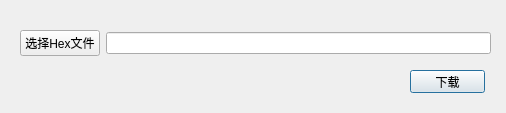
<?xml version="1.0" encoding="UTF-8"?>
<ui version="4.0">
 <class>DownLoadUi</class>
 <widget class="QDialog" name="DownLoadUi">
  <property name="geometry">
   <rect>
    <x>0</x>
    <y>0</y>
    <width>506</width>
    <height>113</height>
   </rect>
  </property>
  <property name="windowTitle">
   <string>Dialog</string>
  </property>
  <widget class="QPushButton" name="downLoadPushButton">
   <property name="geometry">
    <rect>
     <x>410</x>
     <y>70</y>
     <width>75</width>
     <height>23</height>
    </rect>
   </property>
   <property name="text">
    <string>下载</string>
   </property>
  </widget>
  <widget class="QWidget" name="">
   <property name="geometry">
    <rect>
     <x>20</x>
     <y>30</y>
     <width>471</width>
     <height>27</height>
    </rect>
   </property>
   <layout class="QHBoxLayout" name="horizontalLayout">
    <item>
     <widget class="QPushButton" name="chooseHexPushButton">
      <property name="text">
       <string>选择Hex文件</string>
      </property>
     </widget>
    </item>
    <item>
     <widget class="QLineEdit" name="chooseFilePathLineEdit"/>
    </item>
   </layout>
  </widget>
 </widget>
 <resources/>
 <connections/>
</ui>
